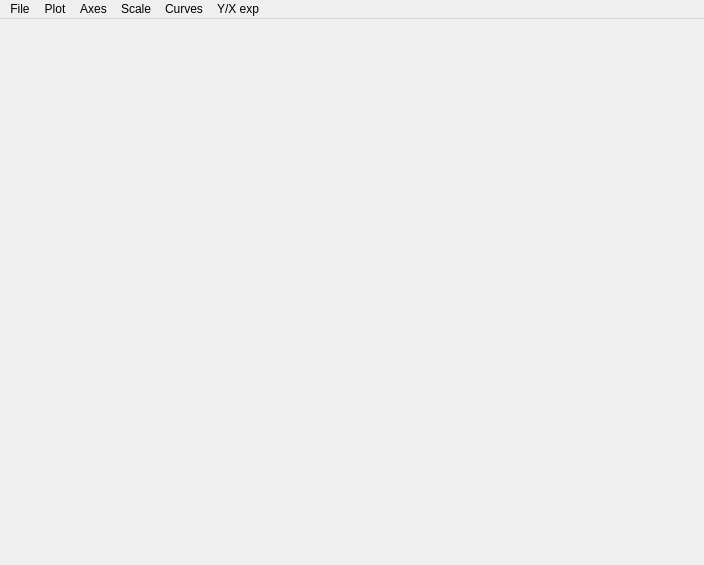
<?xml version="1.0" encoding="UTF-8"?>
<ui version="4.0">
 <class>MainWindow</class>
 <widget class="QMainWindow" name="MainWindow">
  <property name="geometry">
   <rect>
    <x>0</x>
    <y>0</y>
    <width>704</width>
    <height>565</height>
   </rect>
  </property>
  <property name="windowTitle">
   <string>MainWindow</string>
  </property>
  <widget class="QWidget" name="centralwidget">
   <property name="sizePolicy">
    <sizepolicy hsizetype="Expanding" vsizetype="Expanding">
     <horstretch>0</horstretch>
     <verstretch>0</verstretch>
    </sizepolicy>
   </property>
   <layout class="QGridLayout" name="gridLayout_2">
    <item row="0" column="0">
     <layout class="QVBoxLayout" name="verticalLayout">
      <property name="spacing">
       <number>0</number>
      </property>
      <item>
       <widget class="MatplotlibWidget" name="mplwidget"/>
      </item>
     </layout>
    </item>
   </layout>
  </widget>
  <widget class="QMenuBar" name="menubar">
   <property name="geometry">
    <rect>
     <x>0</x>
     <y>0</y>
     <width>704</width>
     <height>21</height>
    </rect>
   </property>
   <widget class="QMenu" name="menuFile">
    <property name="title">
     <string>File</string>
    </property>
    <addaction name="actionSave_As"/>
    <addaction name="separator"/>
    <addaction name="action_Close"/>
    <addaction name="separator"/>
   </widget>
   <widget class="QMenu" name="menuPlot">
    <property name="title">
     <string>Plot</string>
    </property>
    <addaction name="actionGridON"/>
    <addaction name="actionLegend_ON"/>
    <addaction name="separator"/>
    <addaction name="actionSetTitle"/>
    <addaction name="actionX_label"/>
    <addaction name="actionY_label"/>
   </widget>
   <widget class="QMenu" name="menuAxes">
    <property name="title">
     <string>Axes</string>
    </property>
   </widget>
   <widget class="QMenu" name="menuY_X_exp">
    <property name="title">
     <string>Y/X exp</string>
    </property>
   </widget>
   <widget class="QMenu" name="menuScale">
    <property name="title">
     <string>Scale</string>
    </property>
    <addaction name="actionAutoscaling"/>
    <addaction name="separator"/>
    <addaction name="actionSet_X_range"/>
    <addaction name="actionSet_Y_range"/>
    <addaction name="separator"/>
   </widget>
   <widget class="QMenu" name="menuCurves">
    <property name="title">
     <string>Curves</string>
    </property>
    <widget class="QMenu" name="menuLines">
     <property name="title">
      <string>Lines</string>
     </property>
     <addaction name="actionSet_Line_Width"/>
     <addaction name="separator"/>
    </widget>
    <widget class="QMenu" name="menuMarker">
     <property name="title">
      <string>Marker</string>
     </property>
     <addaction name="actionSet_marker_size"/>
     <addaction name="separator"/>
    </widget>
    <addaction name="menuLines"/>
    <addaction name="menuMarker"/>
    <addaction name="actionError_Bar"/>
   </widget>
   <addaction name="menuFile"/>
   <addaction name="menuPlot"/>
   <addaction name="menuAxes"/>
   <addaction name="menuScale"/>
   <addaction name="menuCurves"/>
   <addaction name="menuY_X_exp"/>
  </widget>
  <action name="actionSave_As">
   <property name="text">
    <string>Save As</string>
   </property>
  </action>
  <action name="actionPage_Setup">
   <property name="text">
    <string>Page Setup</string>
   </property>
  </action>
  <action name="actionPrint">
   <property name="text">
    <string>Print Preview</string>
   </property>
  </action>
  <action name="actionPrint_Preview">
   <property name="text">
    <string>Print</string>
   </property>
  </action>
  <action name="action_Close">
   <property name="text">
    <string>Close</string>
   </property>
  </action>
  <action name="actionGridON">
   <property name="checkable">
    <bool>true</bool>
   </property>
   <property name="checked">
    <bool>true</bool>
   </property>
   <property name="text">
    <string>Grid ON</string>
   </property>
  </action>
  <action name="actionGridOFF">
   <property name="checkable">
    <bool>true</bool>
   </property>
   <property name="text">
    <string>OFF</string>
   </property>
  </action>
  <action name="actionAutoscale">
   <property name="checkable">
    <bool>true</bool>
   </property>
   <property name="checked">
    <bool>true</bool>
   </property>
   <property name="text">
    <string>Autoscale</string>
   </property>
  </action>
  <action name="actionXlin_ylin">
   <property name="checkable">
    <bool>true</bool>
   </property>
   <property name="text">
    <string>xlin - ylin</string>
   </property>
  </action>
  <action name="actionXlin_ylog">
   <property name="checkable">
    <bool>true</bool>
   </property>
   <property name="text">
    <string>xlin - ylog</string>
   </property>
  </action>
  <action name="actionXlog_ylin">
   <property name="checkable">
    <bool>true</bool>
   </property>
   <property name="text">
    <string>xlog - ylin</string>
   </property>
  </action>
  <action name="actionXlog_ylog">
   <property name="checkable">
    <bool>true</bool>
   </property>
   <property name="text">
    <string>xlog - ylog</string>
   </property>
  </action>
  <action name="actionAbout">
   <property name="enabled">
    <bool>false</bool>
   </property>
   <property name="text">
    <string>About</string>
   </property>
  </action>
  <action name="actionLegend_ON">
   <property name="checkable">
    <bool>true</bool>
   </property>
   <property name="checked">
    <bool>true</bool>
   </property>
   <property name="text">
    <string>Legend ON</string>
   </property>
  </action>
  <action name="actionLegend_OFF">
   <property name="checkable">
    <bool>true</bool>
   </property>
   <property name="text">
    <string>Legend OFF</string>
   </property>
  </action>
  <action name="actionTest">
   <property name="text">
    <string>test</string>
   </property>
  </action>
  <action name="actionTest_2">
   <property name="text">
    <string>Line</string>
   </property>
  </action>
  <action name="actionPoint">
   <property name="text">
    <string>Point</string>
   </property>
  </action>
  <action name="actionLine">
   <property name="text">
    <string>Line</string>
   </property>
  </action>
  <action name="actionPoint_Line">
   <property name="text">
    <string>Point+Line</string>
   </property>
  </action>
  <action name="actionCircle">
   <property name="text">
    <string>Circle</string>
   </property>
  </action>
  <action name="actionDiamond">
   <property name="text">
    <string>Diamond</string>
   </property>
  </action>
  <action name="actionCross">
   <property name="text">
    <string>Cross</string>
   </property>
  </action>
  <action name="actionPixel">
   <property name="text">
    <string>Square</string>
   </property>
  </action>
  <action name="actionDash_Line">
   <property name="text">
    <string>Dash Line</string>
   </property>
  </action>
  <action name="actionNo_Marker">
   <property name="checkable">
    <bool>true</bool>
   </property>
   <property name="checked">
    <bool>true</bool>
   </property>
   <property name="text">
    <string>No Marker</string>
   </property>
  </action>
  <action name="actionNo_Line">
   <property name="checkable">
    <bool>true</bool>
   </property>
   <property name="checked">
    <bool>true</bool>
   </property>
   <property name="text">
    <string>No Line</string>
   </property>
  </action>
  <action name="actionLine_3">
   <property name="text">
    <string>Solid</string>
   </property>
  </action>
  <action name="actionDash_Line_2">
   <property name="text">
    <string>Dashed</string>
   </property>
  </action>
  <action name="actionError_Bar">
   <property name="checkable">
    <bool>true</bool>
   </property>
   <property name="checked">
    <bool>true</bool>
   </property>
   <property name="text">
    <string>Error Bar</string>
   </property>
  </action>
  <action name="actionDash_dot">
   <property name="text">
    <string>Dash-dot</string>
   </property>
  </action>
  <action name="actionDotted">
   <property name="text">
    <string>Dotted</string>
   </property>
  </action>
  <action name="actionTitle">
   <property name="text">
    <string>Set Title</string>
   </property>
  </action>
  <action name="actionSet_x_text">
   <property name="text">
    <string>Set X label</string>
   </property>
  </action>
  <action name="actionSet_Y_label">
   <property name="text">
    <string>Set Y label</string>
   </property>
  </action>
  <action name="actionFigure_Options">
   <property name="text">
    <string>Figure Options</string>
   </property>
  </action>
  <action name="actionSet_Marker_size">
   <property name="text">
    <string>Set Marker size</string>
   </property>
  </action>
  <action name="actionWxcwxc">
   <property name="text">
    <string>wxcwxc</string>
   </property>
  </action>
  <action name="actionCopy_to_cliipboard">
   <property name="text">
    <string>Copy to cliipboard</string>
   </property>
  </action>
  <action name="actionTitle_and_axes_labels">
   <property name="text">
    <string>Title and axes labels</string>
   </property>
  </action>
  <action name="actionDsd">
   <property name="text">
    <string>dsd</string>
   </property>
  </action>
  <action name="actionQsd">
   <property name="text">
    <string>qsd</string>
   </property>
  </action>
  <action name="actionSet_marker_size">
   <property name="text">
    <string>Set marker size</string>
   </property>
  </action>
  <action name="actionAutoscaling">
   <property name="text">
    <string>Autoscale</string>
   </property>
  </action>
  <action name="actionSet_X_range">
   <property name="text">
    <string>Set X range</string>
   </property>
  </action>
  <action name="actionSet_Y_range">
   <property name="text">
    <string>Set Y range</string>
   </property>
  </action>
  <action name="actionFix_scale">
   <property name="checkable">
    <bool>true</bool>
   </property>
   <property name="text">
    <string>Fix scale</string>
   </property>
  </action>
  <action name="actionSetTitle">
   <property name="text">
    <string>Title</string>
   </property>
  </action>
  <action name="actionX_label">
   <property name="text">
    <string>X label</string>
   </property>
  </action>
  <action name="actionY_label">
   <property name="text">
    <string>Y label</string>
   </property>
  </action>
  <action name="actionSet_Line_Width">
   <property name="text">
    <string>Set Line Width</string>
   </property>
  </action>
 </widget>
 <customwidgets>
  <customwidget>
   <class>MatplotlibWidget</class>
   <extends>QWidget</extends>
   <header>matplotlibwidget</header>
  </customwidget>
 </customwidgets>
 <resources/>
 <connections>
  <connection>
   <sender>action_Close</sender>
   <signal>triggered()</signal>
   <receiver>MainWindow</receiver>
   <slot>close()</slot>
   <hints>
    <hint type="sourcelabel">
     <x>-1</x>
     <y>-1</y>
    </hint>
    <hint type="destinationlabel">
     <x>351</x>
     <y>266</y>
    </hint>
   </hints>
  </connection>
 </connections>
</ui>
